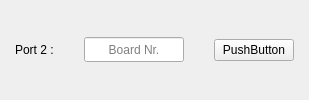
                                    <widget class="QFrame" name="button_frame_2">
                                     <property name="styleSheet">
                                      <string notr="true"/>
                                     </property>
                                     <property name="frameShape">
                                      <enum>QFrame::NoFrame</enum>
                                     </property>
                                     <property name="frameShadow">
                                      <enum>QFrame::Raised</enum>
                                     </property>
                                     <layout class="QHBoxLayout" name="button_layout_2">
                                      <property name="spacing">
                                       <number>30</number>
                                      </property>
                                      <property name="leftMargin">
                                       <number>15</number>
                                      </property>
                                      <property name="topMargin">
                                       <number>0</number>
                                      </property>
                                      <property name="rightMargin">
                                       <number>15</number>
                                      </property>
                                      <property name="bottomMargin">
                                       <number>0</number>
                                      </property>
                                      <item>
                                       <widget class="QLabel" name="label_9">
                                        <property name="maximumSize">
                                         <size>
                                          <width>60</width>
                                          <height>16777215</height>
                                         </size>
                                        </property>
                                        <property name="text">
                                         <string>Port 2 :</string>
                                        </property>
                                       </widget>
                                      </item>
                                      <item>
                                       <widget class="QLineEdit" name="button_edit_2">
                                        <property name="sizePolicy">
                                         <sizepolicy hsizetype="Fixed" vsizetype="Fixed">
                                          <horstretch>0</horstretch>
                                          <verstretch>0</verstretch>
                                         </sizepolicy>
                                        </property>
                                        <property name="maximumSize">
                                         <size>
                                          <width>100</width>
                                          <height>25</height>
                                         </size>
                                        </property>
                                        <property name="styleSheet">
                                         <string notr="true"/>
                                        </property>
                                        <property name="text">
                                         <string/>
                                        </property>
                                        <property name="alignment">
                                         <set>Qt::AlignCenter</set>
                                        </property>
                                        <property name="placeholderText">
                                         <string>Board Nr.</string>
                                        </property>
                                        <property name="clearButtonEnabled">
                                         <bool>false</bool>
                                        </property>
                                       </widget>
                                      </item>
                                      <item>
                                       <widget class="QPushButton" name="pushre_3">
                                        <property name="text">
                                         <string>PushButton</string>
                                        </property>
                                       </widget>
                                      </item>
                                     </layout>
                                    </widget>
